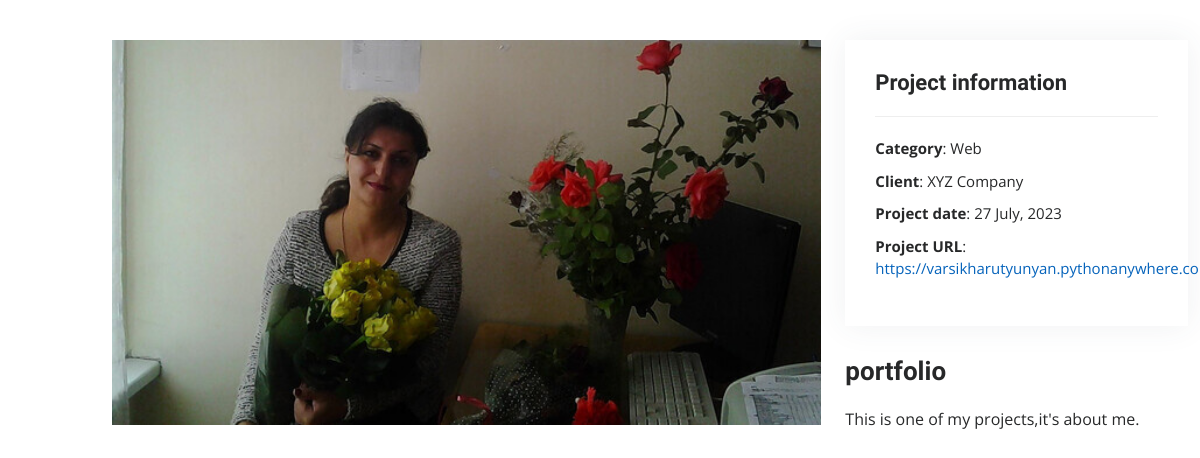
/portfolio_project/4, run on an earlier commit of the app's database.
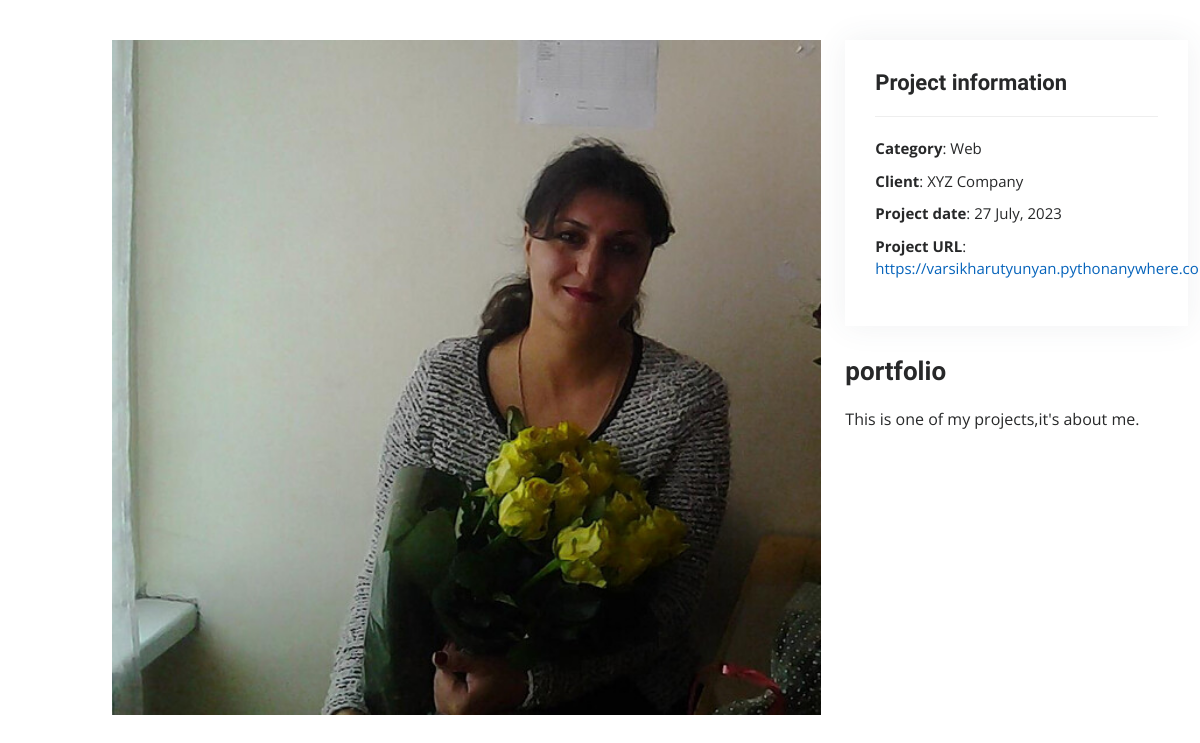
And on a later commit of the database.
### resume/models.py (models this page shows)
class PortfolioProject(models.Model):
    name = models.CharField(max_length=50)
    image = models.ImageField(upload_to="media")
    short_description = models.CharField(max_length=50)
    description = models.TextField(max_length=1000)
    category = models.CharField(max_length=50)
    client = models.CharField(max_length=50)
    url = models.URLField()

### resume/views.py (the view)
# urls.py: path("portfolio_project/<int:id>", portfolio_project, name="portfolio_project"),
def portfolio_project(request, id):
    project = get_object_or_404(PortfolioProject, id=id)
    return render(request, "portfolio-details.html", context={"project": project})

### resume/templates/portfolio-details.html (shortened to what this page needs)
<!DOCTYPE html>
<html lang="en">
<head>
  <link href="assets/vendor/aos/aos.css" rel="stylesheet">
  <link href="assets/vendor/bootstrap/css/bootstrap.min.css" rel="stylesheet">
  <link href="assets/vendor/bootstrap-icons/bootstrap-icons.css" rel="stylesheet">
  <link href="assets/vendor/boxicons/css/boxicons.min.css" rel="stylesheet">
  <link href="assets/vendor/glightbox/css/glightbox.min.css" rel="stylesheet">
  <link href="assets/vendor/swiper/swiper-bundle.min.css" rel="stylesheet">
  <link href="assets/css/style.css" rel="stylesheet">
</head>
<body>
  <main id="main">
    <section id="portfolio-details" class="portfolio-details">
      <div class="container">
        <div class="row gy-4">
          <div class="col-lg-8">
            <div class="portfolio-details-slider swiper">
              <div class="swiper-wrapper align-items-center">
                <div class="swiper-slide">
                  <img src="{{project.image.url}}" alt="">
                </div>
        </div>
      </div>
    </div>
          <div class="col-lg-4">
            <div class="portfolio-info">
              <h3>Project information</h3>
              <ul>
                <li><strong>Category</strong>: {{project.category}}</li>
                <li><strong>Client</strong>: {{project.client}}</li>
                <li><strong>Project date</strong>: 27 July, 2023</li>
                <li><strong>Project URL</strong>: <a href="{{project.url}}" target="_blank">{{project.url}}</a></li>
              </ul>
            </div>
            <div class="portfolio-description">
              <h2>{{project.short_description}}</h2>
              <p>{{project.description}}</p>
            </div>
          </div>
        </div>
      </div>
    </section>
  </main>
</body>
</html>

What changed in the data, as far as the page shows it:
changed PortfolioProject "portfolio": image: a different picture
